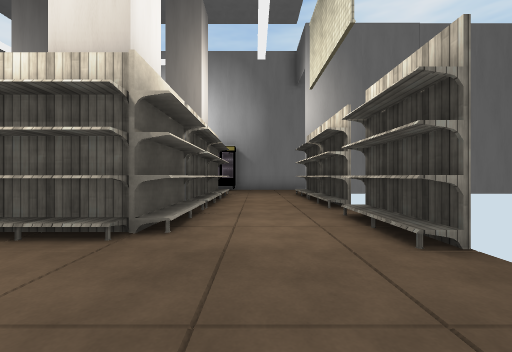
[1] (above)

23 first-person views from a walk through a 3-D level made in the Unity game engine. The camera is 1.2 m above the floor, looks level and sees 90° across. The floor is counted in squares, 2 m on a side. Each view is taken from the middle of a square. On the plan, view 1 faces up. The plan holds only what a view shows up to about 9 squares ahead; the rest is blank. The place goes on beyond the plan. The player character is not drawn. Some surface patterns are stand-ins.

[2]
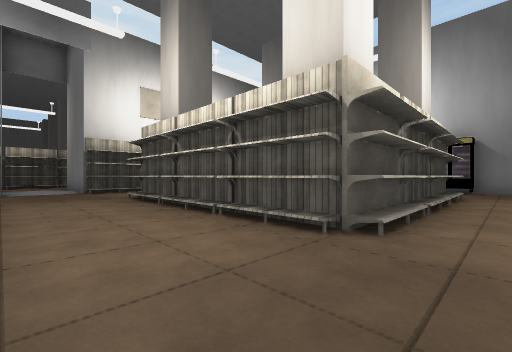

[3]
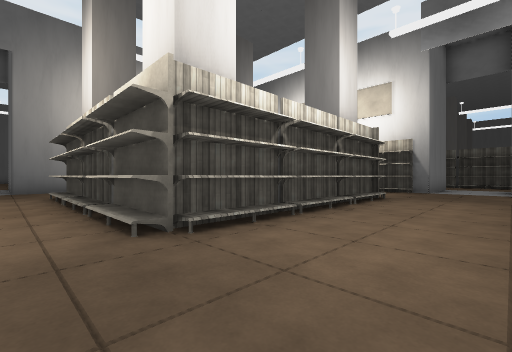

[4]
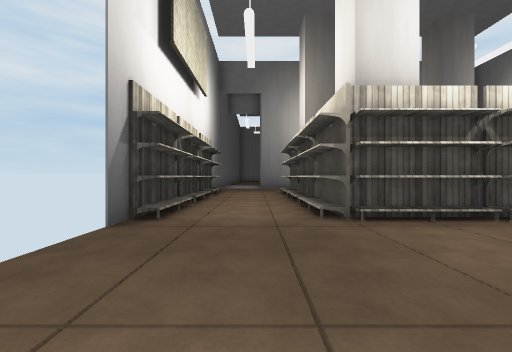

[5]
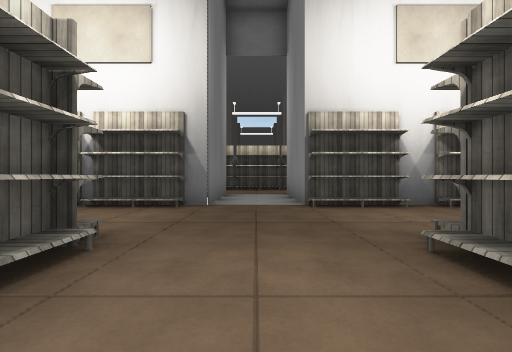

[6]
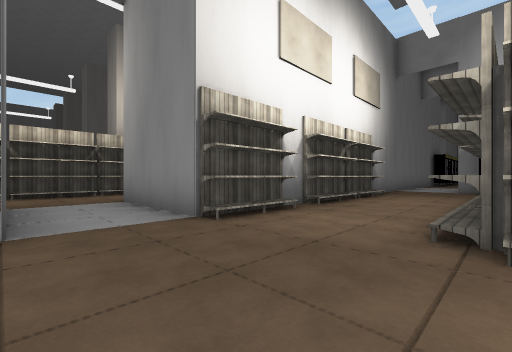

[7]
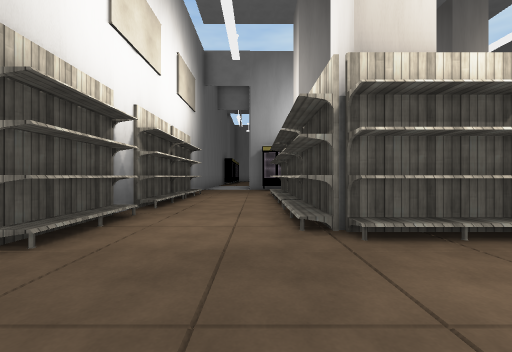

[8]
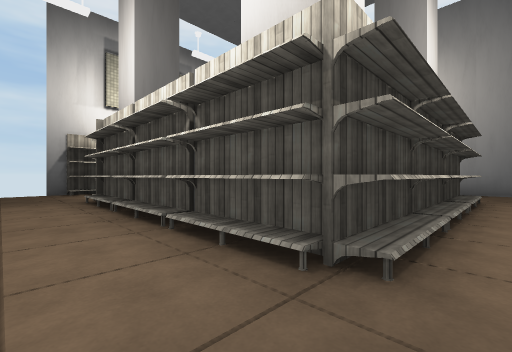

[9]
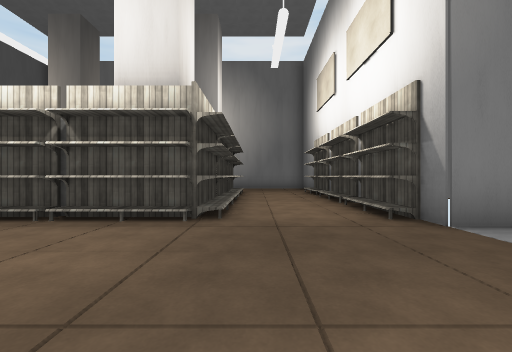

[10]
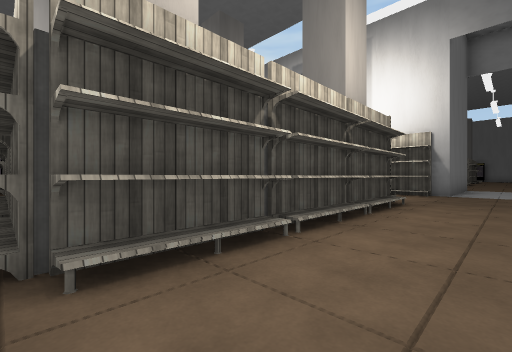

[11]
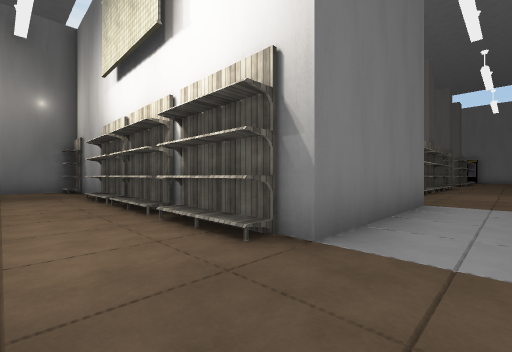

[12]
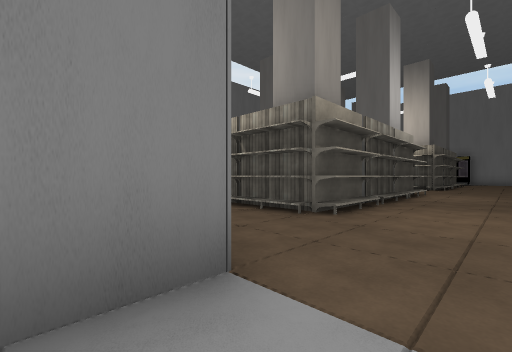

[13]
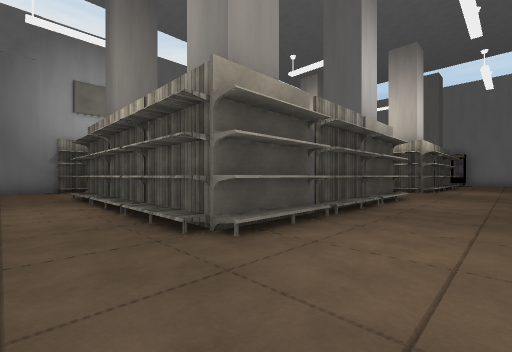

[14]
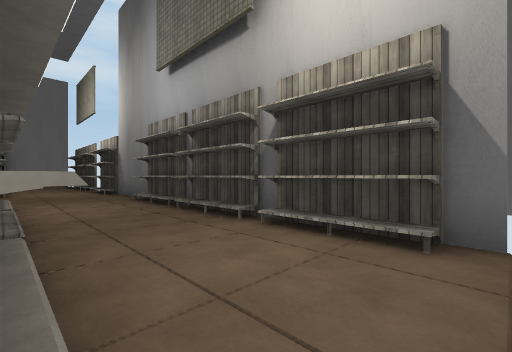

[15]
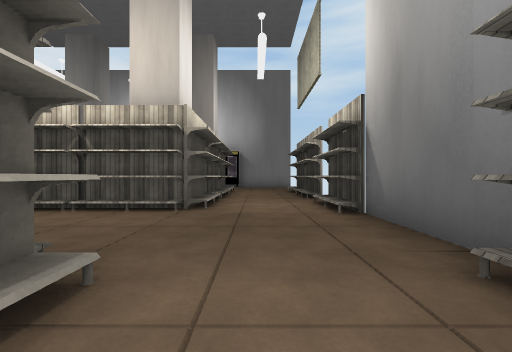

[16]
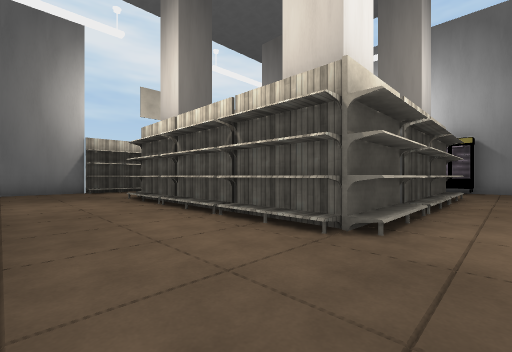

[17]
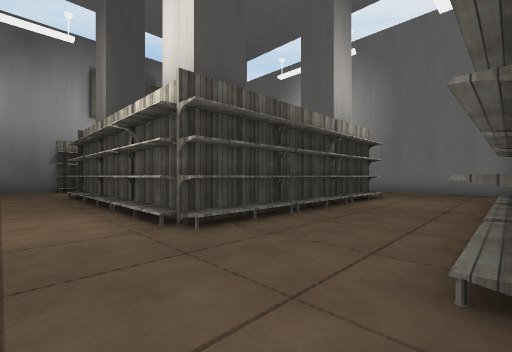

[18]
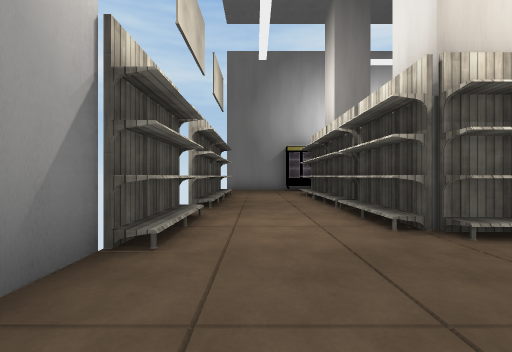

[19]
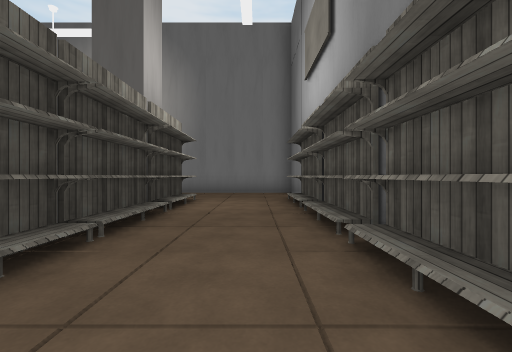

[20]
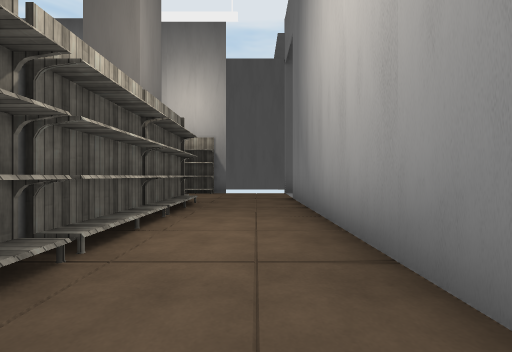

[21]
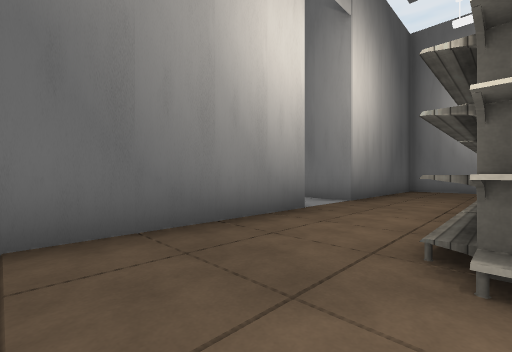

[22]
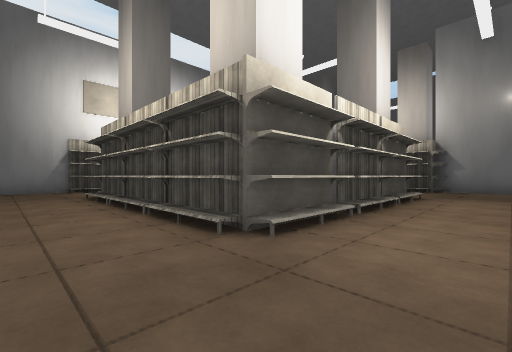

[23]
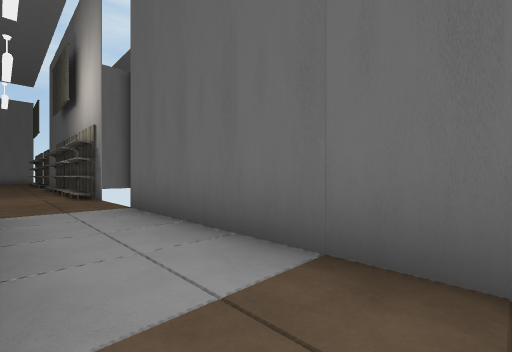

### Floor plan
Key: @ floor where view 1 was taken; # wall or solid block; x gap in a wall; . floor; S shelf; O other object.
Columns run from 25 left of view 1 to 2 right of it. Each row starts with its distance up from view 1.
 27 S..S     O..O
 26 S..S     S..S
 25 S..#     #..S
 24 S..S     O..S
 23 S..#S#S#S#..S
 22 S...........#
 21 ............#
 20 ....S.S.S...#
 19 S..S#####O.S#
 18 #..##   ##..#
 17 S..S     S.S#
 16 #..#     #..#
 15 #..S     O..#
 14 S..#S#S#S#.S#
 13 #...........x
 12 #...........
 11 ##########..x    #O    #O#
 10          #..# #...      ..
  9          #..# #...      ...
  8          #..#  S..S     O..S
  7 ####S#S#S#..#  #..#     #..S
  6 #...........#  S..S     S..S
  5 #...........#  #..#     #..S
  4 O...O#S#O#..#  #..S     O..S
  3 O        S..#  S..#S#S#S#..S
  2          #..####...........S
  1          S.................
  0          #..###....S.S.S.@.x
 -1          S..#  S..S#####O.S#
 -2     O#S#S#..#  #..##   ##..#
 -3          ...#  S..S     S.S#
 -4          ...#  #..S     #..#

Where each view was taken, in squares from view 1:
view 1: 0 up, 0 right, facing up
view 2: 0 up, 0 right, facing up-left
view 3: 2 up, 0 right, facing down-left
view 4: 3 up, 0 right, facing down
view 5: 1 up, 5 left, facing left
view 6: 0 up, 7 left, facing up-left
view 7: 0 up, 8 left, facing up
view 8: 1 up, 8 left, facing down-right
view 9: 3 up, 8 left, facing down
view 10: 2 down, 14 left, facing up-left
view 11: 5 up, 14 left, facing up-left
view 12: 10 up, 14 left, facing up-left
view 13: 12 up, 14 left, facing up-left
view 14: 13 up, 16 left, facing up-right
view 15: 18 up, 15 left, facing up
view 16: 20 up, 15 left, facing up-left
view 17: 21 up, 25 left, facing down-right
view 18: 20 up, 24 left, facing up
view 19: 20 up, 24 left, facing down
view 20: 12 up, 22 left, facing right
view 21: 6 up, 16 left, facing down-right
view 22: 6 up, 14 left, facing down-left
view 23: 6 up, 15 left, facing up-right
